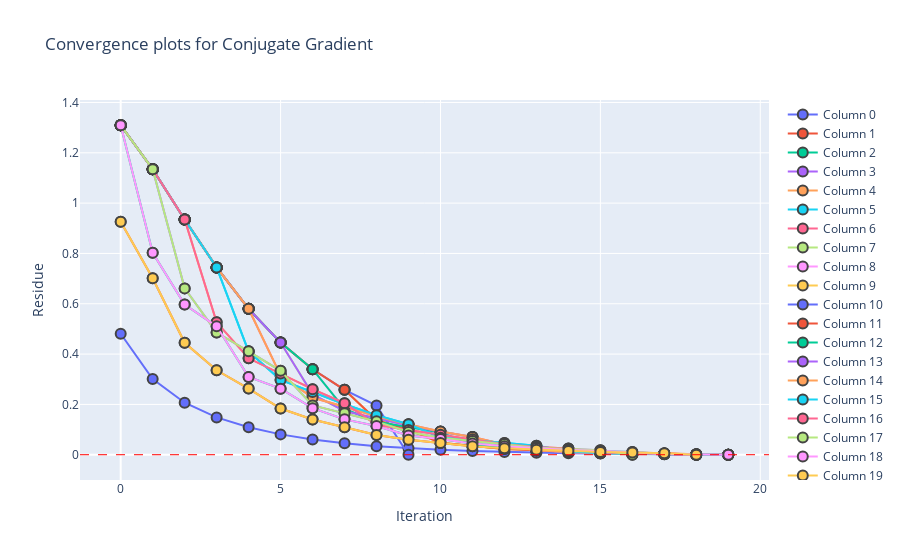

The code cell stored with this chart in its notebook:
### Code cell
# Visualizing convergence for Conjugate Gradient
viz_conv(meta_overall, name="Conjugate Gradient")
